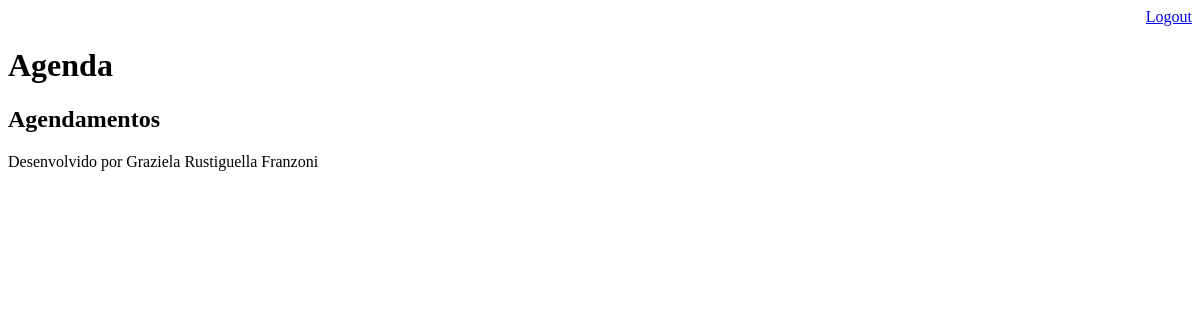
The page /agenda/ (signed in) on the database as committed earlier.
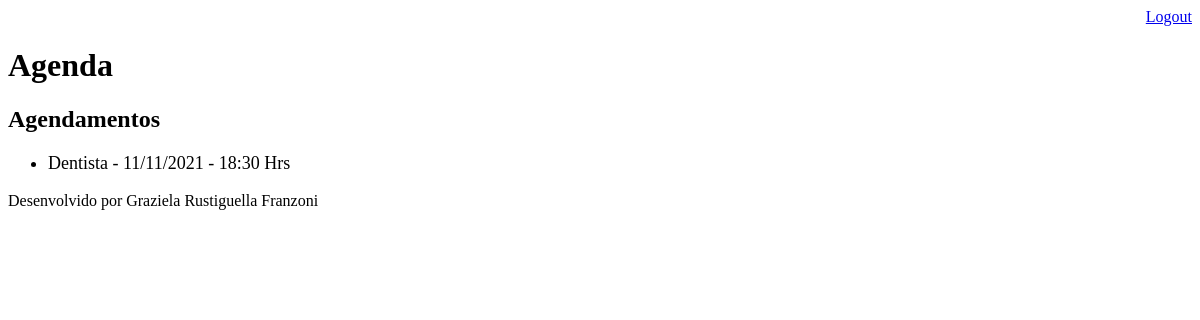
The same page on the database as committed later.
### core/models.py (models this page shows, shortened)
class Evento(models.Model):
    titulo = models.CharField(max_length=100, verbose_name='Título')
    descricao = models.TextField(blank=True, null=True, verbose_name='Descrição')  # pode vir o campo vazio e também pode ser nulo
    data_evento = models.DateTimeField(verbose_name='Data do evento')
    data_criacao = models.DateTimeField(auto_now=True, verbose_name='Data da criação') # campo automático, sem o usuário precisar alterando
    usuario = models.ForeignKey(User, models.CASCADE) # se o usuário for excluído da app, excluí também todos os eventos dele
    class Meta:
        db_table = "evento"
    def get_data_evento(self):
        return self.data_evento.strftime('%d/%m/%Y - %H:%M Hrs') # retorna a data e hora no padrão Brasil

### core/views.py (the view)
# urls.py: path('agenda/', views.lista_eventos),
@login_required(login_url='/login/')
def lista_eventos(request):
    usuario = request.user
    evento = Evento.objects.filter(usuario=usuario)
    dados = {'eventos': evento}
    return render(request, 'agenda.html', dados)

### core/templates/agenda.html
{% extends "model-page.html" %}
{% block content %}
    <h2>Agendamentos</h2>
    <ul style="font-size: 18px">
    {% for evento in eventos %}
         <li>{{ evento.titulo }} - {{ evento.get_data_evento }}</li>
    {% endfor %}
    </ul>
{% endblock %}

### core/templates/model-page.html
<!DOCTYPE html>
<html lang="en">
<head>
    {% include "model-header.html" %}
</head>
<body>
    {% block content %} {% endblock %}
    {% include "model-footer.html" %}
</body>
</html>

### core/templates/model-header.html (shortened to what this page needs)
    <div align="right">
        <a href="/logout">Logout</a>
    </div>
    <h1>Agenda</h1>

### core/templates/model-footer.html
<p>Desenvolvido por Graziela Rustiguella Franzoni</p>

Rows that differ between the two databases and show on the page:
added Evento: titulo "Dentista", get_data_evento "11/11/2021 - 18:30 Hrs"
